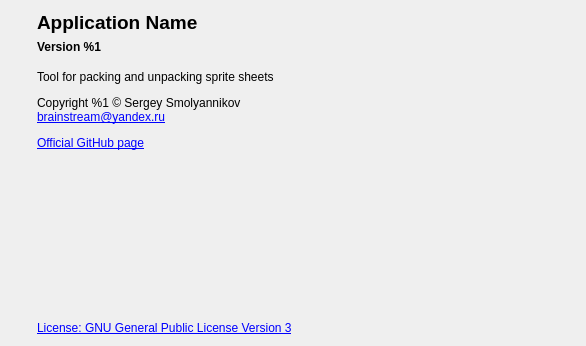
<?xml version="1.0" encoding="UTF-8"?>
<ui version="4.0">
 <class>AboutDialog</class>
 <widget class="QDialog" name="AboutDialog">
  <property name="geometry">
   <rect>
    <x>0</x>
    <y>0</y>
    <width>586</width>
    <height>346</height>
   </rect>
  </property>
  <property name="windowTitle">
   <string>About Program</string>
  </property>
  <property name="modal">
   <bool>true</bool>
  </property>
  <layout class="QHBoxLayout" name="horizontalLayout">
   <item>
    <layout class="QVBoxLayout" name="m_layout">
     <item>
      <widget class="QLabel" name="m_label_logo">
       <property name="maximumSize">
        <size>
         <width>96</width>
         <height>96</height>
        </size>
       </property>
       <property name="text">
        <string notr="true"/>
       </property>
       <property name="pixmap">
        <pixmap resource="Resources/Resources.qrc">:/icons/icon</pixmap>
       </property>
       <property name="scaledContents">
        <bool>true</bool>
       </property>
      </widget>
     </item>
     <item>
      <spacer name="m_spacer_3">
       <property name="orientation">
        <enum>Qt::Orientation::Vertical</enum>
       </property>
       <property name="sizeHint" stdset="0">
        <size>
         <width>20</width>
         <height>40</height>
        </size>
       </property>
      </spacer>
     </item>
    </layout>
   </item>
   <item>
    <layout class="QVBoxLayout" name="m_layout_2">
     <item>
      <widget class="QLabel" name="m_label_title">
       <property name="sizePolicy">
        <sizepolicy hsizetype="Expanding" vsizetype="Preferred">
         <horstretch>0</horstretch>
         <verstretch>0</verstretch>
        </sizepolicy>
       </property>
       <property name="font">
        <font>
         <pointsize>14</pointsize>
         <bold>true</bold>
        </font>
       </property>
       <property name="text">
        <string notr="true">Application Name</string>
       </property>
      </widget>
     </item>
     <item>
      <widget class="QLabel" name="m_label_version">
       <property name="sizePolicy">
        <sizepolicy hsizetype="Expanding" vsizetype="Preferred">
         <horstretch>0</horstretch>
         <verstretch>0</verstretch>
        </sizepolicy>
       </property>
       <property name="font">
        <font>
         <bold>true</bold>
        </font>
       </property>
       <property name="text">
        <string notr="true">Version %1</string>
       </property>
      </widget>
     </item>
     <item>
      <spacer name="m_spacer_2">
       <property name="orientation">
        <enum>Qt::Orientation::Vertical</enum>
       </property>
       <property name="sizeType">
        <enum>QSizePolicy::Policy::Fixed</enum>
       </property>
       <property name="sizeHint" stdset="0">
        <size>
         <width>20</width>
         <height>10</height>
        </size>
       </property>
      </spacer>
     </item>
     <item>
      <widget class="QLabel" name="m_label_description">
       <property name="text">
        <string>&lt;p&gt;Tool for packing and unpacking sprite sheets&lt;/p&gt;
&lt;p&gt;Copyright %1 © Sergey Smolyannikov&lt;br/&gt;&lt;a href=&quot;mailto:brainstream@yandex.ru&quot;&gt;brainstream@yandex.ru&lt;/a&gt;&lt;/p&gt;
&lt;p&gt;&lt;a href=&quot;https://github.com/Sol2D/Sol2D-Texture-Packer&quot;&gt;Official GitHub page&lt;/a&gt;&lt;/p&gt;</string>
       </property>
       <property name="openExternalLinks">
        <bool>true</bool>
       </property>
      </widget>
     </item>
     <item>
      <spacer name="m_spacer">
       <property name="orientation">
        <enum>Qt::Orientation::Vertical</enum>
       </property>
       <property name="sizeHint" stdset="0">
        <size>
         <width>20</width>
         <height>40</height>
        </size>
       </property>
      </spacer>
     </item>
     <item>
      <widget class="QLabel" name="m_label_licence">
       <property name="text">
        <string>&lt;a href=&quot;https://www.gnu.org/licenses/gpl-3.0.html&quot;&gt;License: GNU General Public License Version 3&lt;/a&gt;</string>
       </property>
       <property name="openExternalLinks">
        <bool>true</bool>
       </property>
      </widget>
     </item>
    </layout>
   </item>
  </layout>
 </widget>
 <resources>
  <include location="Resources/Resources.qrc"/>
 </resources>
 <connections/>
</ui>
